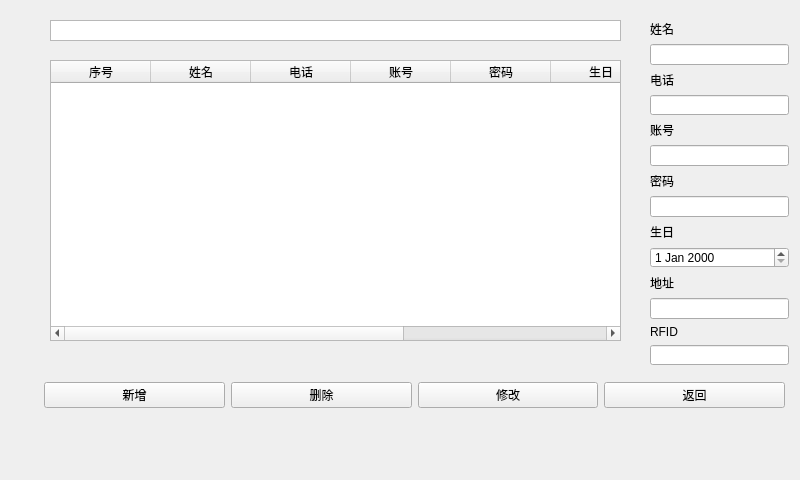
<?xml version="1.0" encoding="UTF-8"?>
<ui version="4.0">
 <class>mange_owner</class>
 <widget class="QMainWindow" name="mange_owner">
  <property name="geometry">
   <rect>
    <x>0</x>
    <y>0</y>
    <width>800</width>
    <height>480</height>
   </rect>
  </property>
  <property name="windowTitle">
   <string>MainWindow</string>
  </property>
  <widget class="QWidget" name="centralwidget">
   <widget class="QTableWidget" name="tableWidget">
    <property name="geometry">
     <rect>
      <x>50</x>
      <y>60</y>
      <width>571</width>
      <height>281</height>
     </rect>
    </property>
    <column>
     <property name="text">
      <string>序号</string>
     </property>
    </column>
    <column>
     <property name="text">
      <string>姓名</string>
     </property>
    </column>
    <column>
     <property name="text">
      <string>电话</string>
     </property>
    </column>
    <column>
     <property name="text">
      <string>账号</string>
     </property>
    </column>
    <column>
     <property name="text">
      <string>密码</string>
     </property>
    </column>
    <column>
     <property name="text">
      <string>生日</string>
     </property>
    </column>
    <column>
     <property name="text">
      <string>地址</string>
     </property>
    </column>
    <column>
     <property name="text">
      <string>RFID</string>
     </property>
    </column>
   </widget>
   <widget class="QWidget" name="layoutWidget">
    <property name="geometry">
     <rect>
      <x>44</x>
      <y>370</y>
      <width>741</width>
      <height>51</height>
     </rect>
    </property>
    <layout class="QHBoxLayout" name="horizontalLayout">
     <item>
      <widget class="QPushButton" name="add_Btn">
       <property name="text">
        <string>新增</string>
       </property>
      </widget>
     </item>
     <item>
      <widget class="QPushButton" name="delete_Btn">
       <property name="text">
        <string>删除</string>
       </property>
      </widget>
     </item>
     <item>
      <widget class="QPushButton" name="update_Btn">
       <property name="text">
        <string>修改</string>
       </property>
      </widget>
     </item>
     <item>
      <widget class="QPushButton" name="back">
       <property name="text">
        <string>返回</string>
       </property>
      </widget>
     </item>
    </layout>
   </widget>
   <widget class="QTableView" name="tableView">
    <property name="geometry">
     <rect>
      <x>50</x>
      <y>20</y>
      <width>571</width>
      <height>21</height>
     </rect>
    </property>
   </widget>
   <widget class="QWidget" name="layoutWidget">
    <property name="geometry">
     <rect>
      <x>650</x>
      <y>20</y>
      <width>139</width>
      <height>345</height>
     </rect>
    </property>
    <layout class="QVBoxLayout" name="verticalLayout">
     <item>
      <widget class="QLabel" name="label_5">
       <property name="text">
        <string>姓名</string>
       </property>
      </widget>
     </item>
     <item>
      <widget class="QLineEdit" name="name_lineEdit"/>
     </item>
     <item>
      <widget class="QLabel" name="label">
       <property name="text">
        <string>电话</string>
       </property>
      </widget>
     </item>
     <item>
      <widget class="QLineEdit" name="tele_lineEdit"/>
     </item>
     <item>
      <widget class="QLabel" name="label_2">
       <property name="text">
        <string>账号</string>
       </property>
      </widget>
     </item>
     <item>
      <widget class="QLineEdit" name="account_lineEdit"/>
     </item>
     <item>
      <widget class="QLabel" name="label_3">
       <property name="text">
        <string>密码</string>
       </property>
      </widget>
     </item>
     <item>
      <widget class="QLineEdit" name="password_lineEdit"/>
     </item>
     <item>
      <widget class="QLabel" name="label_4">
       <property name="text">
        <string>生日</string>
       </property>
      </widget>
     </item>
     <item>
      <widget class="QDateEdit" name="dateEdit"/>
     </item>
     <item>
      <widget class="QLabel" name="label_6">
       <property name="text">
        <string>地址</string>
       </property>
      </widget>
     </item>
     <item>
      <widget class="QLineEdit" name="addr_lineEdit"/>
     </item>
     <item>
      <widget class="QLabel" name="label_7">
       <property name="text">
        <string>RFID</string>
       </property>
      </widget>
     </item>
     <item>
      <widget class="QLineEdit" name="RFID_lineEdit"/>
     </item>
    </layout>
   </widget>
   <widget class="SoftKey" name="widget" native="true">
    <property name="geometry">
     <rect>
      <x>0</x>
      <y>330</y>
      <width>651</width>
      <height>151</height>
     </rect>
    </property>
   </widget>
  </widget>
 </widget>
 <customwidgets>
  <customwidget>
   <class>SoftKey</class>
   <extends>QWidget</extends>
   <header>softkey.h</header>
   <container>1</container>
  </customwidget>
 </customwidgets>
 <resources/>
 <connections/>
</ui>
